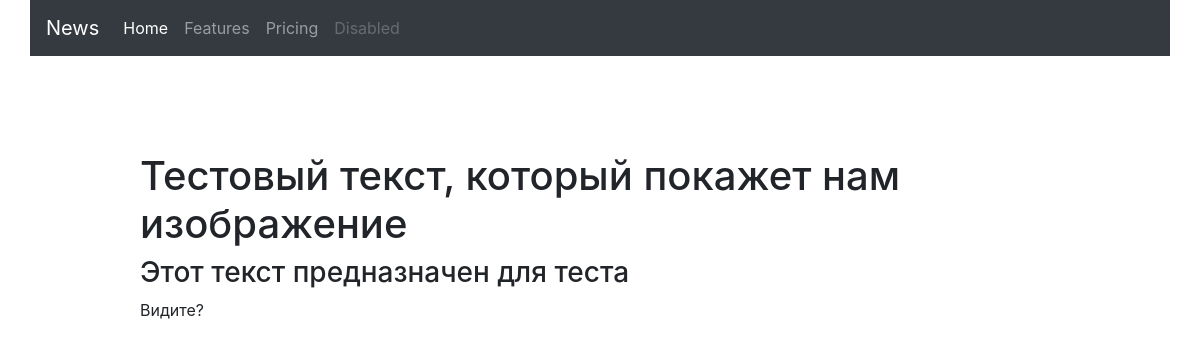
Screenshot of /news/testovyij-tekst-koto-1568796334/ with the database file from the repository.
### news/models.py (models this page shows, shortened)
class Article(models.Model):
    title = models.CharField(max_length=200)
    title2 = models.CharField(max_length=300, blank=True)
    img = models.ImageField(upload_to='images/', blank=True)
    slug = models.SlugField(max_length=100, blank=True, unique=True)
    body = models.TextField()
    pub_date = models.DateTimeField(default=timezone.now, blank=False)

### news/views.py (the view)
# urls.py: path('<str:slug>/', views.article_detail, name='article_detail_url')
def article_detail(request, slug):
    obj = get_object_or_404(Article, slug__iexact=slug)
    return render(request, 'news/article_detail.html', context={'article': obj})

### news/templates/news/article_detail.html (shortened to what this page needs)
{% extends 'news/base_news.html' %}
{% block content %}
    <h1 class="mt-5">
        {{ article.title }}
    </h1>
    <h3 class="mt-1">
        {{ article.title2 }}
    </h3>
    <p>
        {{ article.body }}
    </p>
{% endblock %}

### rows the page displays
Article: title "Тестовый текст, который покажет нам изображение", title2 "Этот текст предназначен для теста", body "Видите?"
